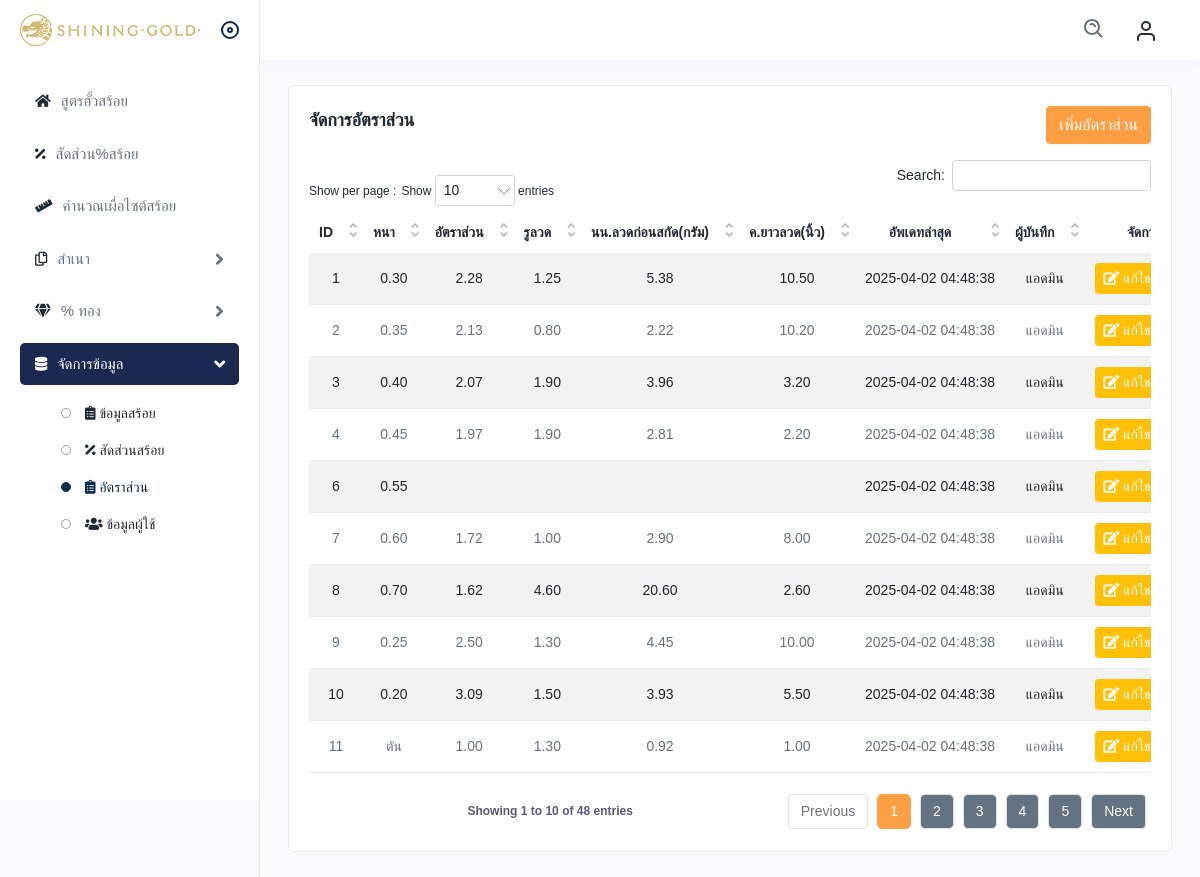
Page /ratio_data_management.php (signed in) on the committed database.
### tables this page shows
CREATE TABLE `ratio_data` (
  `ratio_id` int NOT NULL,
  `ratio_thick` varchar(50) DEFAULT NULL COMMENT 'หนา',
  `ratio_data` decimal(10,2) DEFAULT NULL COMMENT 'อัตราส่วน',
  `ratio_size` decimal(10,2) DEFAULT NULL COMMENT 'รูลวด',
  `ratio_gram` decimal(10,2) DEFAULT NULL COMMENT 'นน.ลวดก่อนสกัด(กรัม)',
  `ratio_inch` decimal(10,2) DEFAULT NULL COMMENT 'ค.ยาวลวด(นิ้ว)',
  `ratio_status` enum('master','copy') NOT NULL DEFAULT 'master',
  `updated_users_id` int DEFAULT NULL,
  `updated_at` timestamp NOT NULL DEFAULT CURRENT_TIMESTAMP
);

CREATE TABLE `users` (
  `users_id` int UNSIGNED NOT NULL,
  `first_name` varchar(50) NOT NULL,
  `last_name` varchar(50) NOT NULL,
  `username` varchar(50) NOT NULL,
  `password` varchar(255) NOT NULL,
  `users_level` enum('User','Admin') NOT NULL,
  `users_depart` varchar(30) NOT NULL,
  `users_status` enum('Enable','Disable') NOT NULL
);

### functions/management_ratio.php (called while the page is built, shortened)
<?php
function get_ratio_master($pdo)
{
    $stmt = $pdo->prepare("SELECT r.ratio_id, r.ratio_thick, r.ratio_data, r.ratio_size, r.ratio_gram, r.ratio_inch, u.first_name, r.updated_users_id, r.updated_at
                            FROM ratio_data r
                            LEFT JOIN users u ON r.updated_users_id = u.users_id
                            WHERE r.ratio_status = 'master'
                            ORDER BY r.ratio_id ASC");
    $stmt->execute();
    return $stmt->fetchAll(PDO::FETCH_ASSOC);
}

### ratio_data_management.php (the view, shortened to what this page needs)
<?php
require 'config/db_connect.php';
require 'functions/management_ratio.php';
$ratio_data = get_ratio_master($pdo);
$current_user_id = isset($_SESSION['recipenecklace_users_id']) ? $_SESSION['recipenecklace_users_id'] : 0;
$is_admin = isset($_SESSION['recipenecklace_users_level']) && $_SESSION['recipenecklace_users_level'] === 'Admin';
$user_dept = isset($_SESSION['recipenecklace_users_depart']) ? $_SESSION['recipenecklace_users_depart'] : '';
?>
<!DOCTYPE html>
<html lang="th">
<head>
    <link rel="stylesheet" href="assets/css/bootstrap.min.css" />
    <link rel="stylesheet" href="assets/css/animate.css" />
    <link rel="stylesheet" href="assets/plugins/fontawesome/css/fontawesome.min.css" />
    <link rel="stylesheet" href="assets/plugins/fontawesome/css/all.min.css" />
    <link rel="stylesheet" href="assets/plugins/select2/css/select2.min.css">
    <link rel="stylesheet" href="assets/css/dataTables.bootstrap4.min.css">
    <link rel="stylesheet" href="assets/css/style.css" />
    <link rel="stylesheet" href="https://cdn.jsdelivr.net/npm/sweetalert2@11/dist/sweetalert2.min.css" />
</head>
<body>
    <div class="main-wrapper">
        <?php include 'include/header.php'; ?>
        <?php include 'include/sidebar.php'; ?>
        <div class="page-wrapper">
            <div class="content">
                <div class="row">
                    <div class="col">
                        <div class="card mb-0">
                            <div class="card-body">
                                <div class="d-flex justify-content-between align-items-center mb-3">
                                    <h4 class="card-title">จัดการอัตราส่วน</h4>
                                    <button class="btn btn-primary" data-bs-toggle="modal" data-bs-target="#addRatioModal">
                                        เพิ่มอัตราส่วน
                                    </button>
                                </div>
                                <div class="table-responsive text-center">
                                    <table id="ratio_dataTable" class="table table-striped">
                                        <thead>
                                            <tr>
                                                <th>ID</th>
                                                <th>หนา</th>
                                                <th>อัตราส่วน</th>
                                                <th>รูลวด</th>
                                                <th>นน.ลวดก่อนสกัด(กรัม)</th>
                                                <th>ค.ยาวลวด(นิ้ว)</th>
                                                <th>อัพเดทล่าสุด</th>
                                                <th>ผู้บันทึก</th>
                                                <th>จัดการ</th>
                                            </tr>
                                        </thead>
                                        <tbody>
                                            <?php foreach ($ratio_data as $data): ?>
                                                <tr>
                                                    <td><?php echo htmlspecialchars($data['ratio_id']); ?></td>
                                                    <td><?php echo htmlspecialchars($data['ratio_thick']); ?></td>
                                                    <td><?php echo htmlspecialchars($data['ratio_data']); ?></td>
                                                    <td><?php echo htmlspecialchars($data['ratio_size']); ?></td>
                                                    <td><?php echo htmlspecialchars($data['ratio_gram']); ?></td>
                                                    <td><?php echo htmlspecialchars($data['ratio_inch']); ?></td>
                                                    <td><?php echo htmlspecialchars($data['updated_at']); ?></td>
                                                    <td><?php echo htmlspecialchars($data['first_name']); ?></td>
                                                    <td>
                                                        <?php if ($data['updated_users_id'] == $current_user_id || $is_admin || $user_dept === 'หัวหน้าช่าง'): ?>
                                                            <button class="btn btn-warning btn-sm text-white btn-edit" data-bs-toggle="modal" data-bs-target="#editRatioModal" data-ratio='<?php echo json_encode($data); ?>'>
                                                                <i class="fas fa-edit"></i> แก้ไข
                                                            </button>
                                                        <?php endif; ?>
                                                    </td>
                                                </tr>
                                            <?php endforeach; ?>
                                        </tbody>
                                    </table>
                                </div>
                            </div>
                        </div>
                    </div>
                </div>
            </div>
        </div>
    </div>
</body>
</html>

### rows in the picture
ratio_data: ratio_id "1", ratio_thick "0.30", ratio_data "2.28", ratio_size "1.25", ratio_gram "5.38", ratio_inch "10.50", updated_at "2025-04-02 04:48:38", users.first_name "แอดมิน"
ratio_data: ratio_id "2", ratio_thick "0.35", ratio_data "2.13", ratio_size "0.80", ratio_gram "2.22", ratio_inch "10.20", updated_at "2025-04-02 04:48:38", users.first_name "แอดมิน"
ratio_data: ratio_id "3", ratio_thick "0.40", ratio_data "2.07", ratio_size "1.90", ratio_gram "3.96", ratio_inch "3.20", updated_at "2025-04-02 04:48:38", users.first_name "แอดมิน"
ratio_data: ratio_id "4", ratio_thick "0.45", ratio_data "1.97", ratio_size "1.90", ratio_gram "2.81", ratio_inch "2.20", updated_at "2025-04-02 04:48:38", users.first_name "แอดมิน"
ratio_data: ratio_id "6", ratio_thick "0.55", updated_at "2025-04-02 04:48:38", users.first_name "แอดมิน"
ratio_data: ratio_id "7", ratio_thick "0.60", ratio_data "1.72", ratio_size "1.00", ratio_gram "2.90", ratio_inch "8.00", updated_at "2025-04-02 04:48:38", users.first_name "แอดมิน"
ratio_data: ratio_id "8", ratio_thick "0.70", ratio_data "1.62", ratio_size "4.60", ratio_gram "20.60", ratio_inch "2.60", updated_at "2025-04-02 04:48:38", users.first_name "แอดมิน"
ratio_data: ratio_id "9", ratio_thick "0.25", ratio_data "2.50", ratio_size "1.30", ratio_gram "4.45", ratio_inch "10.00", updated_at "2025-04-02 04:48:38", users.first_name "แอดมิน"
ratio_data: ratio_id "10", ratio_thick "0.20", ratio_data "3.09", ratio_size "1.50", ratio_gram "3.93", ratio_inch "5.50", updated_at "2025-04-02 04:48:38", users.first_name "แอดมิน"
ratio_data: ratio_id "11", ratio_thick "ตัน", ratio_data "1.00", ratio_size "1.30", ratio_gram "0.92", ratio_inch "1.00", updated_at "2025-04-02 04:48:38", users.first_name "แอดมิน"
